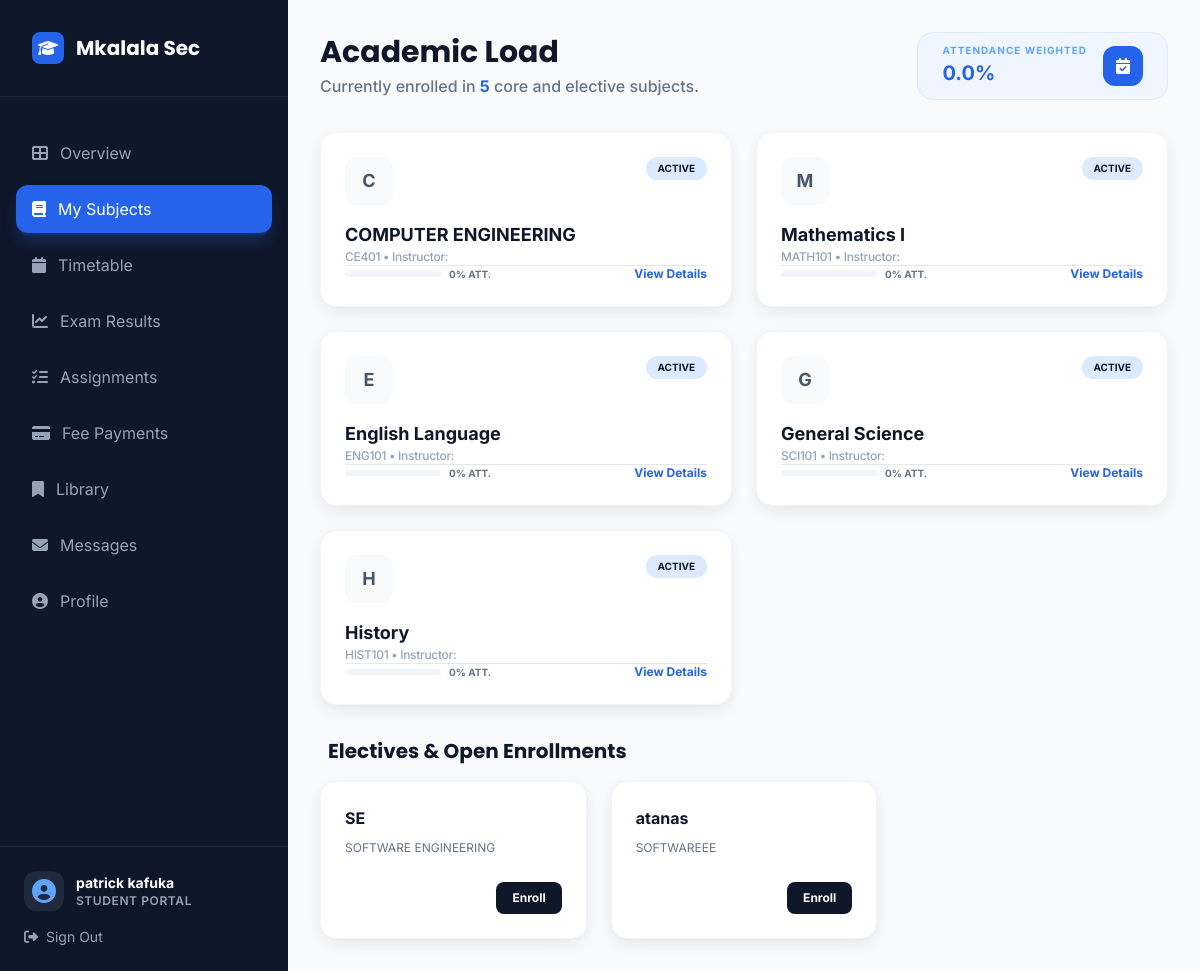
Before: /student/courses/ (signed in) with the older database file.
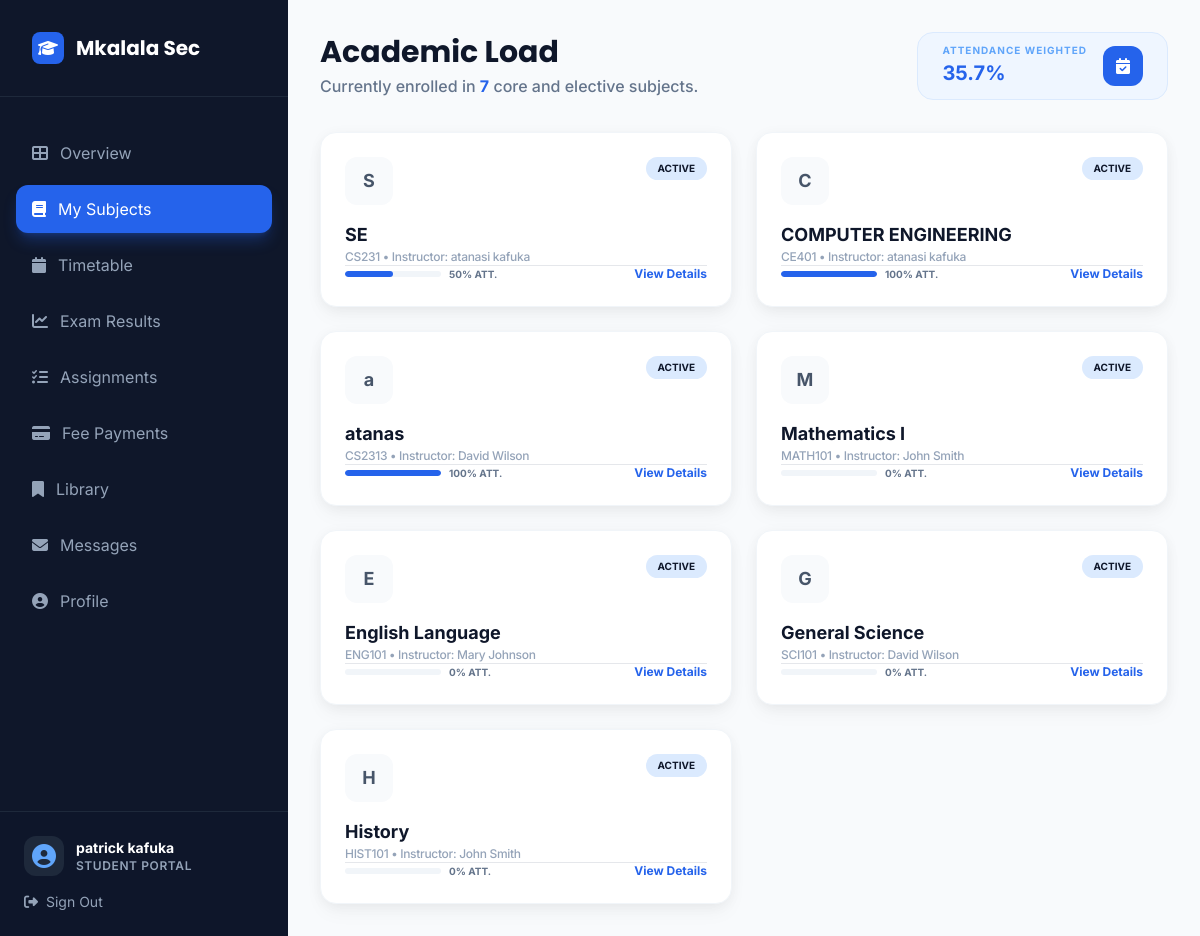
After: the same page with the newer database file.
### core/models.py (models this page shows, shortened)
class Enrollment(models.Model):
    student = models.ForeignKey(StudentProfile, on_delete=models.CASCADE, related_name='enrollments')
    course_offering = models.ForeignKey(CourseOffering, on_delete=models.CASCADE, related_name='enrollments')
    enrollment_date = models.DateTimeField(auto_now_add=True)
    class Meta:
        unique_together = ('student', 'course_offering')

class CourseOffering(models.Model):
    course = models.ForeignKey(Course, on_delete=models.CASCADE, related_name='offerings')
    faculty = models.ForeignKey(FacultyProfile, on_delete=models.SET_NULL, null=True, blank=True)
    semester = models.ForeignKey(Semester, on_delete=models.CASCADE, related_name='course_offerings')
    section = models.CharField(max_length=10)
    class Meta:
        unique_together = ('course', 'semester', 'section')

class Course(models.Model):
    name = models.CharField(max_length=MAX_NAME_LENGTH)
    code = models.CharField(max_length=MAX_CODE_LENGTH, unique=True)
    department = models.ForeignKey(Department, on_delete=models.CASCADE)
    credits = models.PositiveIntegerField(default=3)
    description = models.TextField(blank=True, null=True)
    syllabus = models.TextField(blank=True, null=True)
    class Meta:
        indexes = [models.Index(fields=['code'])]

class FacultyProfile(models.Model):
    DESIGNATION_CHOICES = [
        ('prof', _('Professor')),
        ('assoc_prof', _('Associate Professor')),
        ('asst_prof', _('Assistant Professor')),
        ('lecturer', _('Lecturer')),
    ]
    user = models.OneToOneField(User, on_delete=models.CASCADE, related_name='faculty_profile')
    employee_id = models.CharField(max_length=20, unique=True, blank=True)
    department = models.ForeignKey(Department, on_delete=models.CASCADE)
    designation = models.CharField(max_length=MAX_NAME_LENGTH, choices=DESIGNATION_CHOICES)
    specialization = models.CharField(max_length=200, blank=True)
    joining_date = models.DateField(auto_now_add=True)
    profile_picture = models.ImageField(upload_to='faculty_pics/', blank=True, null=True)

class User(AbstractUser):
    ROLE_CHOICES = [
        ('student', _('Student')),
        ('teacher', _('Teacher')),
        ('headmaster', _('Head of School')),
    ]
    role = models.CharField(max_length=20, choices=ROLE_CHOICES, default='student')
    is_student = models.BooleanField(default=False)
    is_faculty = models.BooleanField(default=False)
    is_parent = models.BooleanField(default=False)
    is_headmaster = models.BooleanField(default=False)
    profile_picture = models.ImageField(upload_to='profile_pictures/', blank=True, null=True)
    groups = models.ManyToManyField(
        Group,
        verbose_name=_('groups'),
        blank=True,
        related_name='custom_user_set',
        related_query_name='custom_user',
    )
    user_permissions = models.ManyToManyField(
        Permission,
        verbose_name=_('user permissions'),
        blank=True,
        related_name='custom_user_set',
        related_query_name='custom_user',
    )

### core/views.py (the view)
# urls.py: path('student/courses/', views.student_courses, name='student_courses'),
@login_required
@user_passes_test(is_student)
def student_courses(request):
    try:
        student = request.user.student_profile
    except StudentProfile.DoesNotExist:
        return redirect('student_dashboard')
    enrollments = Enrollment.objects.filter(
        student=student
    ).select_related(
        'course_offering__course',
        'course_offering__faculty',
        'course_offering__semester'
    ).prefetch_related('attendances')
    enriched_enrollments = []
    total_attendance = 0
    for enrollment in enrollments:
        total_classes = enrollment.attendances.count()
        present_classes = enrollment.attendances.filter(status='P').count()
        attendance_percentage = (present_classes / total_classes * 100) if total_classes > 0 else 0
        total_attendance += attendance_percentage
        enriched_enrollments.append({
            'enrollment': enrollment,
            'attendance_percentage': attendance_percentage,
            'grade': getattr(enrollment, 'grade', None)
        })
    average_attendance = total_attendance / len(enrollments) if enrollments else 0
    available_courses = []
    current_semester = Semester.objects.filter(is_current=True).first()
    if current_semester:
        enrolled_course_ids = enrollments.values_list('course_offering__course__id', flat=True)
        available_courses = CourseOffering.objects.filter(
            semester=current_semester
        ).exclude(
            course__id__in=enrolled_course_ids
        ).select_related('course', 'faculty').order_by('course__name')
    context = {
        'student': student,
        'enrollments': enriched_enrollments,
        'average_attendance': average_attendance,
        'available_courses': available_courses,
        'current_semester': current_semester,
    }
    return render(request, 'core/student_courses.html', context)

### core/utils.py (called while the page is built)
def is_student(user):
    return hasattr(user, 'student_profile')

### templates/core/student_courses.html (shortened to what the changed rows need)
{% extends 'core/base_dashboard.html' %}
{% load static %}
{% block main_content %}
<div class="space-y-8">
    <div class="flex flex-col md:flex-row md:items-center justify-between gap-6">
        <div class="space-y-1">
            <h1 class="text-3xl font-display font-bold text-slate-900">Academic Load</h1>
            <p class="text-slate-500 font-medium">Currently enrolled in <span class="text-blue-600 font-bold">{{ enrollments|length }}</span> core and elective subjects.</p>
        </div>
        <div class="flex items-center bg-blue-50 px-6 py-3 rounded-2xl border border-blue-100">
            <div class="text-right">
                <p class="text-[10px] font-bold text-blue-400 uppercase tracking-widest leading-none mb-1">Attendance Weighted</p>
                <p class="text-xl font-bold text-blue-600">{{ average_attendance|floatformat:1 }}%</p>
            </div>
        </div>
    </div>
    <div class="grid grid-cols-1 md:grid-cols-2 gap-6">
        {% for data in enrollments %}
        <div class="card-premium p-6 hover:border-blue-200 transition-all flex flex-col justify-between group">
            <div class="space-y-4">
                <div class="flex justify-between items-start">
                    <div class="w-12 h-12 rounded-xl bg-slate-50 text-slate-600 flex items-center justify-center font-bold text-lg group-hover:bg-blue-600 group-hover:text-white transition-all">
                        {{ data.enrollment.course_offering.course.name|slice:":1" }}
                    </div>
                    {% if data.grade %}
                        <span class="px-3 py-1 bg-emerald-100 text-emerald-700 text-[10px] font-bold rounded-full uppercase">{{ data.grade }}</span>
                    {% else %}
                        <span class="px-3 py-1 bg-blue-100 text-blue-700 text-[10px] font-bold rounded-full uppercase">Active</span>
                    {% endif %}
                </div>
                <div>
                    <h3 class="font-bold text-slate-900 text-lg">{{ data.enrollment.course_offering.course.name }}</h3>
                    <p class="text-xs text-slate-400 font-medium tracking-tight">{{ data.enrollment.course_offering.course.code }} • Instructor: {{ data.enrollment.course_offering.faculty.user.get_full_name }}</p>
                </div>
            </div>
            <div class="mt-8 pt-6 border-t border-slate-50 flex items-center justify-between">
                <div class="flex items-center space-x-2">
                    <div class="h-1.5 w-24 bg-slate-100 rounded-full overflow-hidden">
                        <div class="h-full bg-blue-600 rounded-full" style="width: {{ data.attendance_percentage }}%"></div>
                    </div>
                    <span class="text-[10px] font-bold text-slate-500">{{ data.attendance_percentage|floatformat:0 }}% ATT.</span>
                </div>
                <button class="text-xs font-bold text-blue-600 hover:underline">View Details</button>
            </div>
        </div>
        {% empty %}
        <div class="col-span-full card-premium p-12 text-center text-slate-400">
            <i class="fas fa-book-open text-3xl mb-4"></i>
            <p class="font-medium">You are not enrolled in any subjects for the current term.</p>
        </div>
        {% endfor %}
    </div>
    {% if available_courses %}
    <div class="space-y-4">
        <h2 class="text-xl font-display font-bold text-slate-900 px-2">Electives & Open Enrollments</h2>
        <div class="grid grid-cols-1 lg:grid-cols-3 gap-6">
            {% for offering in available_courses %}
            <div class="card-premium p-6 flex flex-col justify-between">
                <div class="space-y-2">
                    <h4 class="font-bold text-slate-900">{{ offering.course.name }}</h4>
                    <p class="text-xs text-slate-500 leading-relaxed line-clamp-2">{{ offering.course.description }}</p>
                </div>
                <div class="mt-6 flex items-center justify-between">
                    <form method="post" action="{% url 'enroll_course' %}">
                        <button type="submit" class="text-xs font-bold px-4 py-2 bg-slate-900 text-white rounded-lg hover:bg-slate-800 transition-all">Enroll</button>
                    </form>
                </div>
            </div>
            {% endfor %}
        </div>
    </div>
    {% endif %}
</div>
{% endblock %}

Changed rows visible on the page:
no longer on this page (row edited): CourseOffering: course.name "SE", course.description "SOFTWARE ENGINEERING"
no longer on this page (row edited): CourseOffering: course.name "atanas", course.description "SOFTWAREEE"
added Enrollment: enrollment.course_offering.course.name "S", enrollment.course_offering.course.name "SE", enrollment.course_offering.course.code "CS231", enrollment.course_offering.faculty.user.get_full_name "atanasi kafuka", {{ data.attendance_percentage }} 50.0 (drawn), attendance_percentage "50"
changed through a linked row, Enrollment "COMPUTER ENGINEERING": enrollment.course_offering.faculty.user.get_full_name (not shown) → "atanasi kafuka"; attendance_percentage "0" → "100"
added Enrollment: enrollment.course_offering.course.name "a", enrollment.course_offering.course.name "atanas", enrollment.course_offering.course.code "CS2313", enrollment.course_offering.faculty.user.get_full_name "David Wilson", {{ data.attendance_percentage }} 100.0 (drawn), attendance_percentage "100"
changed through a linked row, Enrollment "Mathematics I": enrollment.course_offering.faculty.user.get_full_name (not shown) → "John Smith"
changed through a linked row, Enrollment "English Language": enrollment.course_offering.faculty.user.get_full_name (not shown) → "Mary Johnson"
changed through a linked row, Enrollment "General Science": enrollment.course_offering.faculty.user.get_full_name (not shown) → "David Wilson"
changed through a linked row, Enrollment "History": enrollment.course_offering.faculty.user.get_full_name (not shown) → "John Smith"
Other visible differences:
{{ enrollments|length }}: "5" → "7"
{{ average_attendance|floatformat:1 }}: "0.0" → "35.7"
text no longer shown: "Electives & Open Enrollments"
